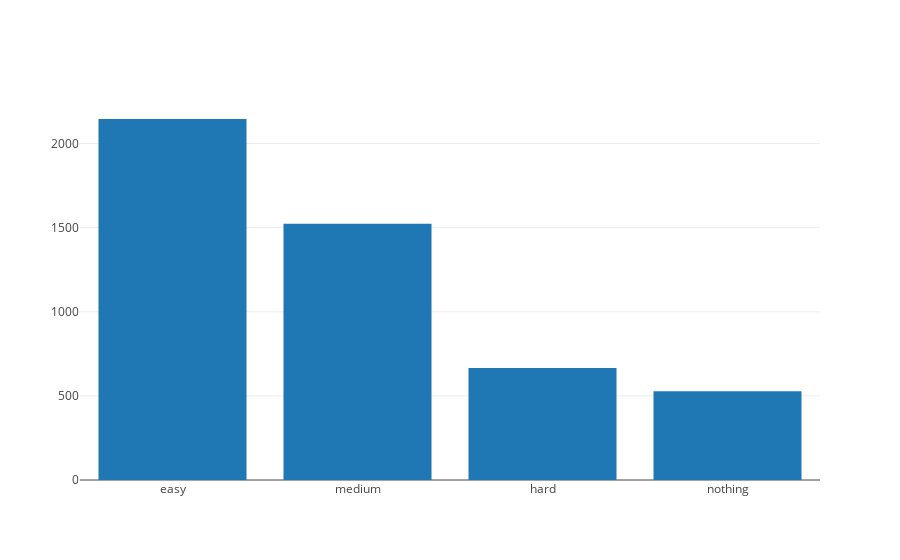

The notebook cell saved with this chart:
### Code cell
# noexport

plot_initial_chosen_difficulties()

### Figure 1 — Plotly figure (JSON) as saved in the notebook; plotly's stock layout.template omitted (floating-point values rounded to 4 significant figures)
{"data": [{"type": "bar", "uid": "f651bd65-f29d-4e81-83a2-5c506f4023c3", "x": ["easy", "medium", null, "hard", "nothing"], "y": [2146, 1523, 833, 666, 527]}], "layout": {}}
